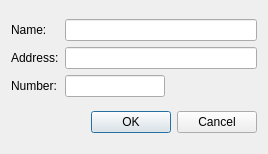
<?xml version="1.0" encoding="UTF-8"?>
<ui version="4.0">
 <class>AddRangeDlg</class>
 <widget class="QDialog" name="AddRangeDlg">
  <property name="geometry">
   <rect>
    <x>0</x>
    <y>0</y>
    <width>268</width>
    <height>154</height>
   </rect>
  </property>
  <property name="windowTitle">
   <string>New Range Dialog</string>
  </property>
  <layout class="QVBoxLayout" name="verticalLayout">
   <item>
    <layout class="QGridLayout" name="gridLayout">
     <item row="0" column="1">
      <widget class="QLineEdit" name="leName"/>
     </item>
     <item row="0" column="0">
      <widget class="QLabel" name="lbNameTitle">
       <property name="whatsThis">
        <string extracomment="Name of range"/>
       </property>
       <property name="text">
        <string>Name:</string>
       </property>
      </widget>
     </item>
     <item row="1" column="0">
      <widget class="QLabel" name="lbIpTitle">
       <property name="whatsThis">
        <string extracomment="Address of first register"/>
       </property>
       <property name="text">
        <string>Address:</string>
       </property>
      </widget>
     </item>
     <item row="2" column="0">
      <widget class="QLabel" name="lbPortTiltle">
       <property name="whatsThis">
        <string extracomment="Quantity of modbus registers"/>
       </property>
       <property name="text">
        <string>Number:</string>
       </property>
      </widget>
     </item>
     <item row="1" column="1">
      <widget class="QLineEdit" name="leFirstAddress"/>
     </item>
     <item row="2" column="1">
      <widget class="QLineEdit" name="leQualtity">
       <property name="maximumSize">
        <size>
         <width>100</width>
         <height>16777215</height>
        </size>
       </property>
      </widget>
     </item>
    </layout>
   </item>
   <item>
    <widget class="QDialogButtonBox" name="buttonBox">
     <property name="orientation">
      <enum>Qt::Horizontal</enum>
     </property>
     <property name="standardButtons">
      <set>QDialogButtonBox::Cancel|QDialogButtonBox::Ok</set>
     </property>
    </widget>
   </item>
  </layout>
 </widget>
 <resources/>
 <connections>
  <connection>
   <sender>buttonBox</sender>
   <signal>accepted()</signal>
   <receiver>AddRangeDlg</receiver>
   <slot>accept()</slot>
   <hints>
    <hint type="sourcelabel">
     <x>248</x>
     <y>254</y>
    </hint>
    <hint type="destinationlabel">
     <x>157</x>
     <y>274</y>
    </hint>
   </hints>
  </connection>
  <connection>
   <sender>buttonBox</sender>
   <signal>rejected()</signal>
   <receiver>AddRangeDlg</receiver>
   <slot>reject()</slot>
   <hints>
    <hint type="sourcelabel">
     <x>316</x>
     <y>260</y>
    </hint>
    <hint type="destinationlabel">
     <x>286</x>
     <y>274</y>
    </hint>
   </hints>
  </connection>
 </connections>
</ui>
